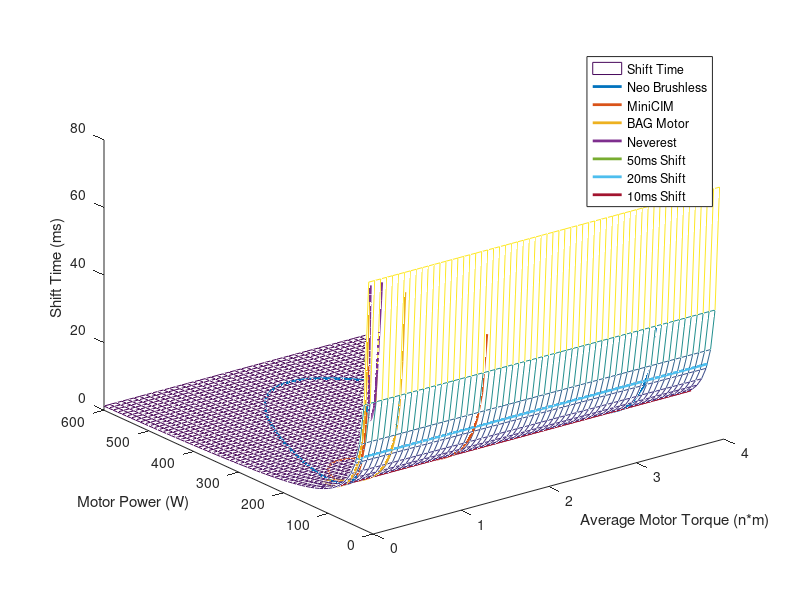

MATLAB code for this plot:
close all
clear
clc
view(3)

% torque speed requirements
%====== mod these values ======
shift_torque = 02.8246;   % max torque
shift_deg = 15;         % deg in deg
%==============================
shift_dist = shift_deg * 2 * pi / 360;

% plotted range of interest
%====== mod these values ======
max_torque = 4;     % torque in n*m
min_power = 10;               % time in ms
max_power = 600;              % time in ms
mults = 10;                  % rounds to nearest multiple
%==============================
%min_time = 5 * floor(min_time ./ 5);
min_power = mults * floor(min_power ./ mults);
max_power = mults * ceil(max_power ./ mults);
delta_torque = max_torque * mults / (max_power - min_power);
delta_time = mults;
torque_vector = 0 : delta_torque : max_torque;
power_vector = min_power : delta_time : max_power;

% shift time to power
time_vector = shift_dist * shift_torque * 1000 ./ power_vector; 

% power mesh
time_mesh = zeros(length(torque_vector), length(power_vector));
for n = 1 : length(torque_vector)
   time_mesh(n, :) = time_vector;
end
time_mesh = transpose(time_mesh);

% plot power mesh
figure(1)
hold on
mesh(torque_vector, power_vector, time_mesh);
xlabel('Average Motor Torque (n*m)')
ylabel('Motor Power (W)')
zlabel('Shift Time (ms)')

% % motor curves- each row is freeload speed in rpm, torque in n*m
% motor_curves = [    06380,  4.69;   % falcon 500
%                     05330,  2.41;   % CIM motor
%                     05840,  1.41;   % mini CIM motor
%                     13180,  0.43;   % BAG motor
%                     18730,  0.71;   % 775 pro
%                     05880,  3.36;   % neo brushless
%                     14270,  0.36;   % andymark 9015
%                     05480,  0.17;   % andymark neverest
%                     05800,  0.28;   % andymark rs775-125
%                     13050,  0.72;   % banebots rs-775 18V
%                     19000,  0.38;   % banebots rs-550
%                     ];
motor_curves = [    05880,  3.36;   % neo brushless
                    05840,  1.41;   % mini CIM motor
                    13180,  0.43;   % BAG motor
                    05480,  0.17;   % andymark neverest
                    ];                

% plot motor curves 
for n = 1 : size(motor_curves, 1)
    y = [0, motor_curves(n, 1)*pi/30];
    x = [motor_curves(n, 2), 0];
    a = (0 : 100) * motor_curves(n, 2) / 100;
    b = interp1(x, y, a) .* a;
    c = interp1(power_vector, time_vector, b);
    plot3(a, b, c, 'LineWidth', 2.0)
end

% references
power_for_10ms = shift_dist * shift_torque * 1000 / 10;
power_for_20ms = shift_dist * shift_torque * 1000 / 20;
power_for_50ms = shift_dist * shift_torque * 1000 / 50 + 5;
width = [0, max_torque];
plot3(width, [power_for_50ms, power_for_50ms], [50, 50], 'LineWidth', 2.0);
plot3(width, [power_for_20ms, power_for_20ms], [20, 20], 'LineWidth', 2.0);
plot3(width, [power_for_10ms, power_for_10ms], [10, 10], 'LineWidth', 2.0);

legend('Shift Time', 'Neo Brushless', 'MiniCIM', 'BAG Motor', 'Neverest', '50ms Shift', '20ms Shift', '10ms Shift')
